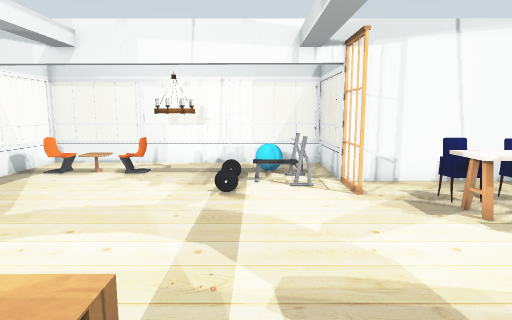
[1] (above)

19 first-person views from a walk through a world built for the Gazebo simulator. The camera is 1.3 m above the floor, tilts 8° down and sees 75° across. The floor is counted in squares, 0.5 m on a side. Each view is taken from the middle of a square. On the plan, view 1 faces up. The plan holds only what a view shows up to about 20 squares ahead; the rest is blank. Some surface patterns are stand-ins.

[2]
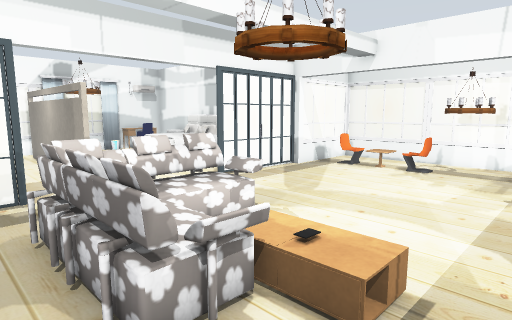

[3]
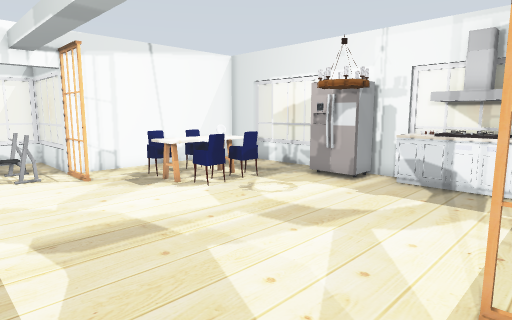

[4]
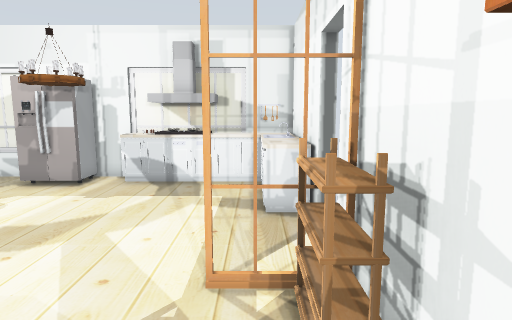

[5]
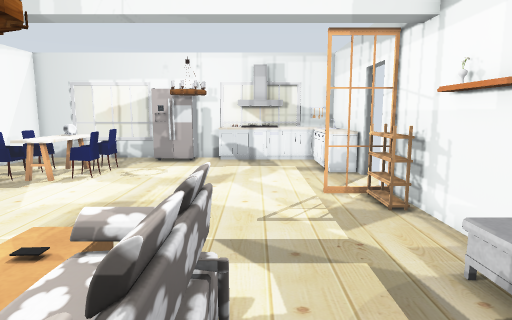

[6]
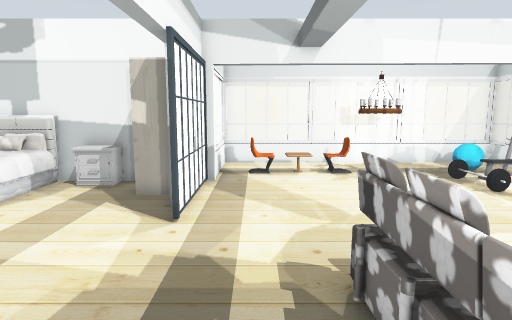

[7]
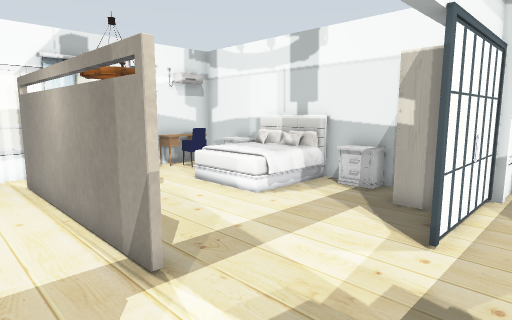

[8]
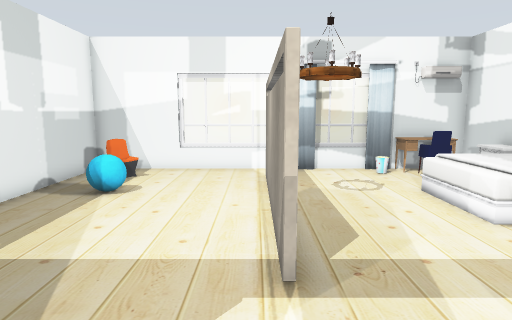

[9]
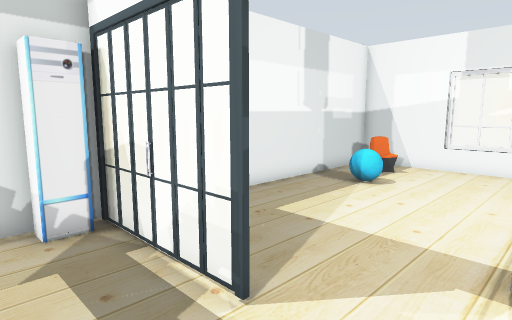

[10]
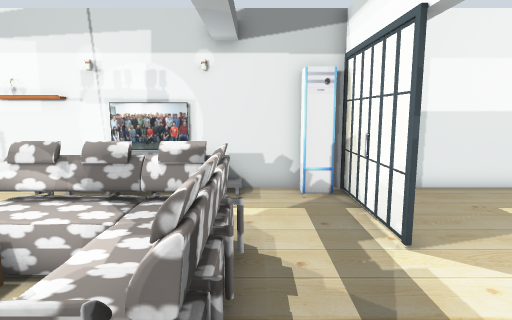

[11]
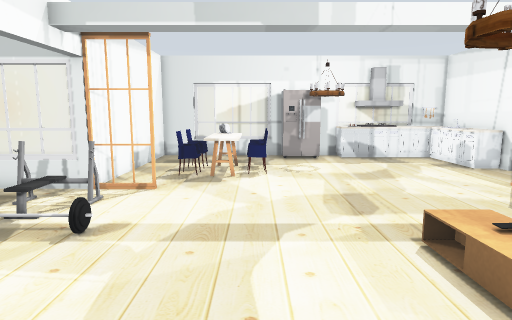

[12]
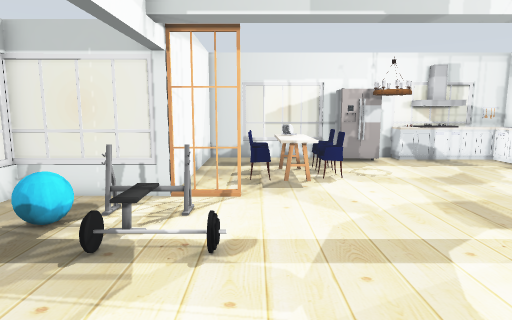

[13]
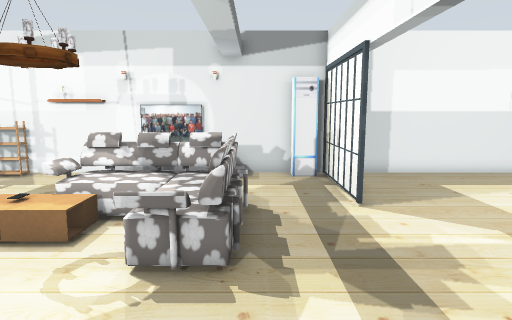

[14]
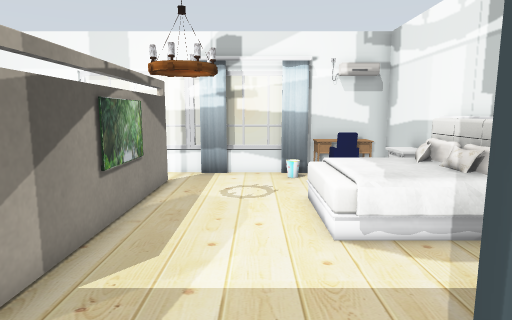

[15]
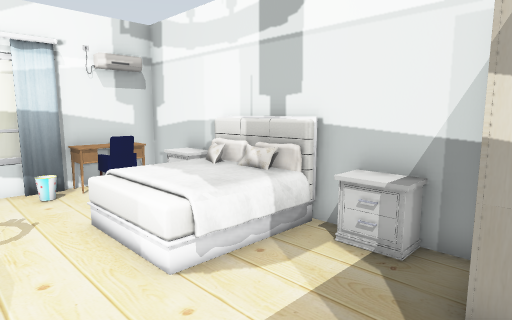

[16]
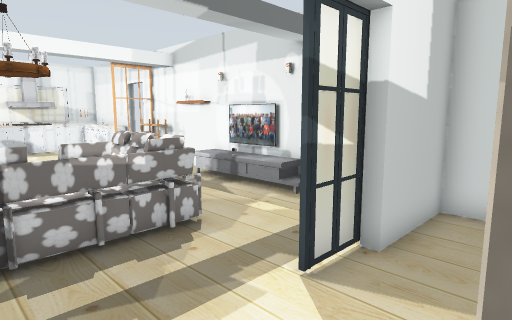

[17]
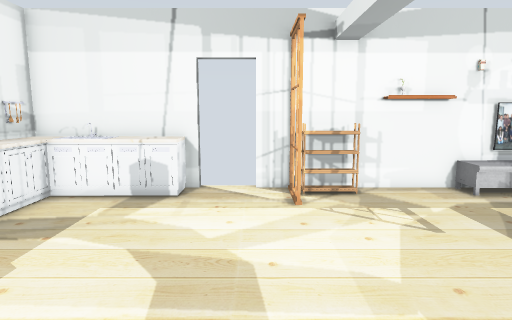

[18]
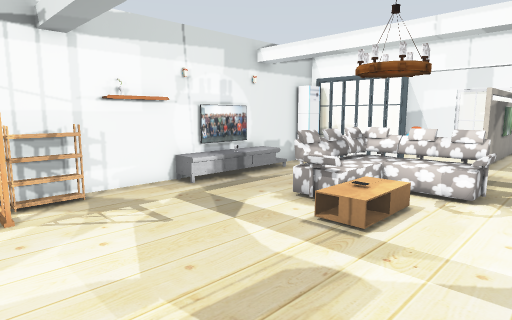

[19]
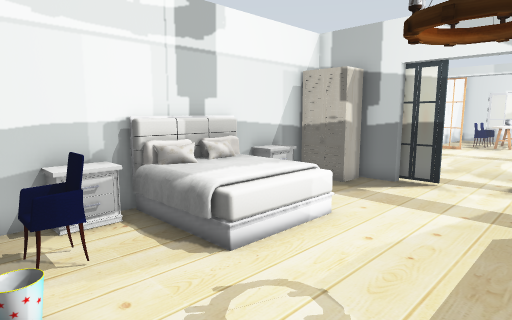

### Floor plan
Points are (right, up) in squares from view 1. A wall is a line through its corners. A room is listed if a view was taken in it or the views show most of it. See-through windows are left out.
Room 1 (views 1, 2, 3, 4, 5, 6, 7, 8, 9, 10, 11, 12, 13, 14, 15, 16, 17, 18, 19)
walls: (-10.9, 9.1) (-11.4, 9.1) (-11.4, 10.6); (-13.8, 3.4) (-17.5, 3.4); (-10.6, 13.5) (-10.6, 12.6); (-12.5, 12.7) (-24.6, 12.7) (-24.6, 9.3); (-11.1, -4.5) (5, -4.5); (-17.5, 3.6) (-13.8, 3.6); (-19.4, 3.4) (-22.6, 3.4); (7, -4.5) (12.6, -4.5) (12.6, -3.4); (-22.6, 3.6) (-19.4, 3.6); (12.6, 5.2) (12.6, 12.7) (3.3, 12.7) (3.3, 17.5); (12.6, 2) (12.6, 3.6); (-24.6, -0.4) (-24.6, -4.5) (-11.4, -4.5) (-11.4, -0.9) (-11, -0.9)
low walls: (-5.4, 17.5) (-10.6, 17.5); (3.3, 17.5) (-1.6, 17.5); (-24.6, 4.6) (-24.6, 3.4)
ways out: gap at (5, -5); gap at (7, -5)
objects: window (-25, 0) to (-25, 3); window (-25, 5) to (-25, 8); other object (-24, 8) to (-23, 9); curtain (-24, 9); other object (-24, 10) to (-23, 12); chair (-23, -3) to (-22, -2); chair (-23, 10) to (-22, 11); other object (-22, 12) to (-21, 12); other object (-20, -2); lamp (-20, 4) to (-18, 6); bed (-20, 9) to (-17, 12); TV (-18, 4); other object (-15, 12) to (-14, 12); wardrobe (-13, 11) to (-12, 12); door leaf (-11, -2); door leaf (-11, 0) to (-11, 1); door leaf (-11, 8); door leaf (-11, 10); window (-11, 14) to (-11, 17); other object (-10, -4); chair (-9, 15) to (-8, 15); window (-9, 18); sofa (-8, 1) to (-3, 5); TV cabinet (-7, -4); other object (-7, 14) to (-7, 15); TV (-6, -4) to (-3, -4); chair (-6, 15) to (-5, 15); window (-5, 18) to (-2, 18); TV cabinet (-4, -4) to (-2, -3); other object (-4, 2) to (-2, 3); lamp (-4, 3) to (-3, 4); lamp (-4, 14) to (-3, 15); other object (-3, 3); other object (-1, -4); other object (-1, 11) to (-1, 13); other object (0, -4); other object (0, 12) to (2, 14); other object (0, 15) to (1, 15); window (1, 18); other object (2, -4) to (3, -4); door leaf (3, 11) to (3, 12); window (3, 15) to (3, 17); door leaf (4, -4) to (4, -2); chair (6, 7) to (7, 7); kitchen table (6, 8) to (7, 9); chair (6, 9) to (6, 10); kitchen cabinet (8, -4) to (12, -2); chair (8, 7); other object (8, 8) to (8, 9); chair (8, 10); lamp (9, 3) to (10, 4); kitchen table (9, 8) to (9, 9); fridge (11, 4) to (12, 5); other object (12, -1) to (12, 0); kitchen cabinet (12, 1) to (12, 2); other object (13, -3); window (13, -2) to (13, -1); other object (13, 0); window (13, 7)

Where each view was taken, in squares from view 1:
view 1: 0 up, 0 right, facing up
view 2: 1 down, 0 right, facing up-left
view 3: 3 down, 1 left, facing up-right
view 4: 3 down, 1 left, facing right
view 5: 0 up, 7 left, facing right
view 6: 0 up, 9 left, facing up
view 7: 1 up, 9 left, facing up-left
view 8: 3 up, 9 left, facing left
view 9: 4 up, 8 left, facing down-left
view 10: 7 up, 8 left, facing down
view 11: 7 up, 8 left, facing right
view 12: 10 up, 7 left, facing right
view 13: 10 up, 8 left, facing down
view 14: 7 up, 10 left, facing left
view 15: 6 up, 12 left, facing up-left
view 16: 5 up, 14 left, facing down-right
view 17: 7 up, 5 right, facing down
view 18: 7 up, 5 right, facing down-left
view 19: 4 up, 24 left, facing up-right
